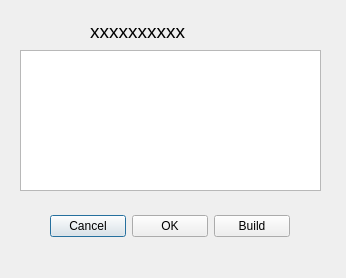
<?xml version="1.0" encoding="UTF-8"?>
<ui version="4.0">
 <class>uuidDialog</class>
 <widget class="QDialog" name="uuidDialog">
  <property name="windowModality">
   <enum>Qt::WindowModal</enum>
  </property>
  <property name="geometry">
   <rect>
    <x>0</x>
    <y>0</y>
    <width>346</width>
    <height>278</height>
   </rect>
  </property>
  <property name="windowTitle">
   <string/>
  </property>
  <property name="modal">
   <bool>true</bool>
  </property>
  <widget class="QListWidget" name="uuidlistWidget">
   <property name="geometry">
    <rect>
     <x>20</x>
     <y>50</y>
     <width>301</width>
     <height>141</height>
    </rect>
   </property>
  </widget>
  <widget class="QLabel" name="title">
   <property name="geometry">
    <rect>
     <x>90</x>
     <y>20</y>
     <width>201</width>
     <height>22</height>
    </rect>
   </property>
   <property name="font">
    <font>
     <pointsize>14</pointsize>
     <weight>50</weight>
     <bold>false</bold>
    </font>
   </property>
   <property name="text">
    <string>&lt;html&gt;&lt;head/&gt;&lt;body&gt;&lt;p&gt;xxxxxxxxxx&lt;/p&gt;&lt;/body&gt;&lt;/html&gt;</string>
   </property>
  </widget>
  <widget class="QWidget" name="">
   <property name="geometry">
    <rect>
     <x>50</x>
     <y>210</y>
     <width>240</width>
     <height>32</height>
    </rect>
   </property>
   <layout class="QHBoxLayout" name="horizontalLayout">
    <item>
     <widget class="QPushButton" name="pushButton_2">
      <property name="text">
       <string>Cancel</string>
      </property>
     </widget>
    </item>
    <item>
     <widget class="QPushButton" name="pushButton">
      <property name="text">
       <string>OK</string>
      </property>
     </widget>
    </item>
    <item>
     <widget class="QPushButton" name="buildButton">
      <property name="enabled">
       <bool>true</bool>
      </property>
      <property name="text">
       <string>Build</string>
      </property>
     </widget>
    </item>
   </layout>
  </widget>
 </widget>
 <resources/>
 <connections>
  <connection>
   <sender>pushButton</sender>
   <signal>clicked()</signal>
   <receiver>uuidDialog</receiver>
   <slot>accept()</slot>
   <hints>
    <hint type="sourcelabel">
     <x>200</x>
     <y>261</y>
    </hint>
    <hint type="destinationlabel">
     <x>277</x>
     <y>152</y>
    </hint>
   </hints>
  </connection>
  <connection>
   <sender>uuidlistWidget</sender>
   <signal>itemDoubleClicked(QListWidgetItem*)</signal>
   <receiver>uuidDialog</receiver>
   <slot>accept()</slot>
   <hints>
    <hint type="sourcelabel">
     <x>417</x>
     <y>125</y>
    </hint>
    <hint type="destinationlabel">
     <x>288</x>
     <y>138</y>
    </hint>
   </hints>
  </connection>
  <connection>
   <sender>pushButton_2</sender>
   <signal>clicked()</signal>
   <receiver>uuidDialog</receiver>
   <slot>reject()</slot>
   <hints>
    <hint type="sourcelabel">
     <x>120</x>
     <y>235</y>
    </hint>
    <hint type="destinationlabel">
     <x>172</x>
     <y>131</y>
    </hint>
   </hints>
  </connection>
 </connections>
</ui>
